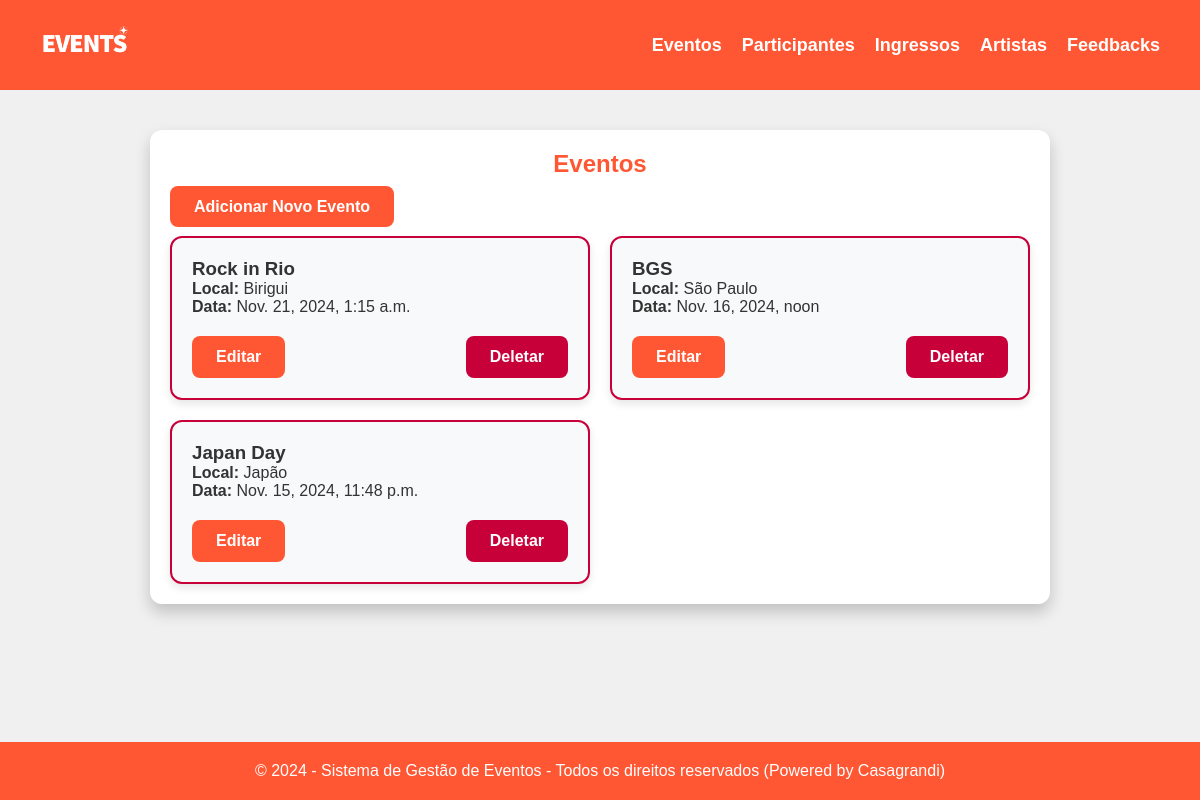
The page /eventos/ on the database its author committed.
### core/models.py (models this page shows, shortened)
class Evento(models.Model):
    nome = models.CharField(max_length=100)
    local = models.CharField(max_length=150)
    data = models.DateTimeField()

### core/views.py (the view)
# urls.py: path('eventos/', views.listar_eventos, name='listar_eventos'),
def listar_eventos(request):
    eventos = Evento.objects.all()
    return render(request, 'eventos/evento_list.html', {'eventos': eventos})

### core/templates/eventos/evento_list.html
{% extends 'eventos/base.html' %}
{% block content %}
    <h2>Eventos</h2>
    <a href="{% url 'criar_evento' %}" class="button">Adicionar Novo Evento</a>
    <div class="card-container">
        {% for evento in eventos %}
            <div class="card">
                <h3>{{ evento.nome }}</h3>
                <p><strong>Local:</strong> {{ evento.local }}</p>
                <p><strong>Data:</strong> {{ evento.data }}</p>
                <div class="actions">
                    <a href="{% url 'editar_evento' evento.id %}" class="button">Editar</a>
                    <a href="{% url 'deletar_evento' evento.id %}" class="button delete">Deletar</a>
                </div>
            </div>
        {% empty %}
            <p>Não há eventos cadastrados.</p>
        {% endfor %}
    </div>
{% endblock %}

### core/static/core/css/style.css (style rules this page uses)
* { margin: 0; padding: 0; box-sizing: border-box; }
body { font-family: Arial, sans-serif; background-color: #f0f0f0; color: #333; min-height: 100vh; display: flex; flex-direction: column; }
h2 { margin-bottom: 20px; color: #ff5733; text-align: center; }
.card-container { display: grid; grid-template-columns: repeat(auto-fit, minmax(300px, 1fr)); gap: 20px; margin-top: 20px; }
.card { padding: 20px; background-color: #f8f9fa; border: 2px solid #c70039; border-radius: 12px; box-shadow: 0 4px 8px rgba(0, 0, 0, 0.1); }
.actions { margin-top: 20px; display: flex; justify-content: space-between; }
.button { padding: 12px 24px; color: #fff; background-color: #ff5733; border-radius: 8px; text-decoration: none; font-weight: bold; }
.button.delete { background-color: #c70039; }

### rows shown on the page
Evento: nome "Rock in Rio", local "Birigui", data "Nov. 21, 2024, 1:15 a.m."
Evento: nome "BGS", local "São Paulo", data "Nov. 16, 2024, noon"
Evento: nome "Japan Day", local "Japão", data "Nov. 15, 2024, 11:48 p.m."
